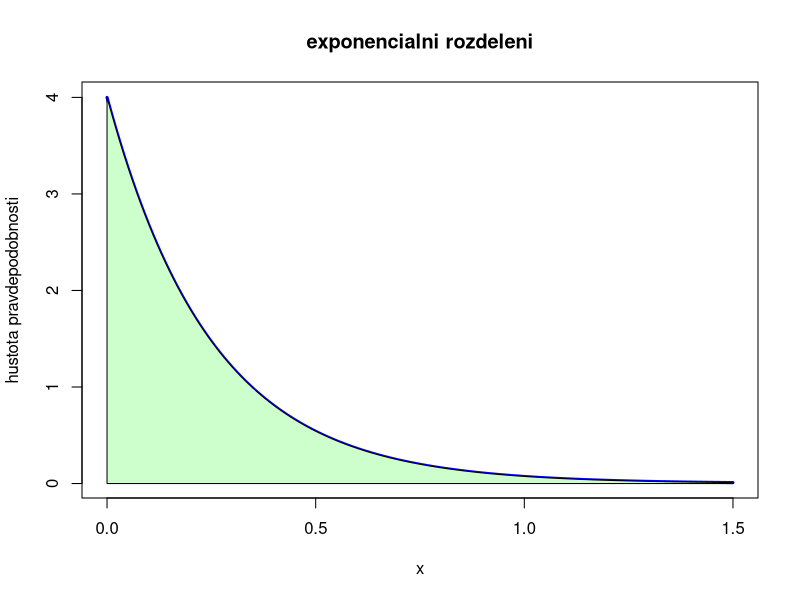
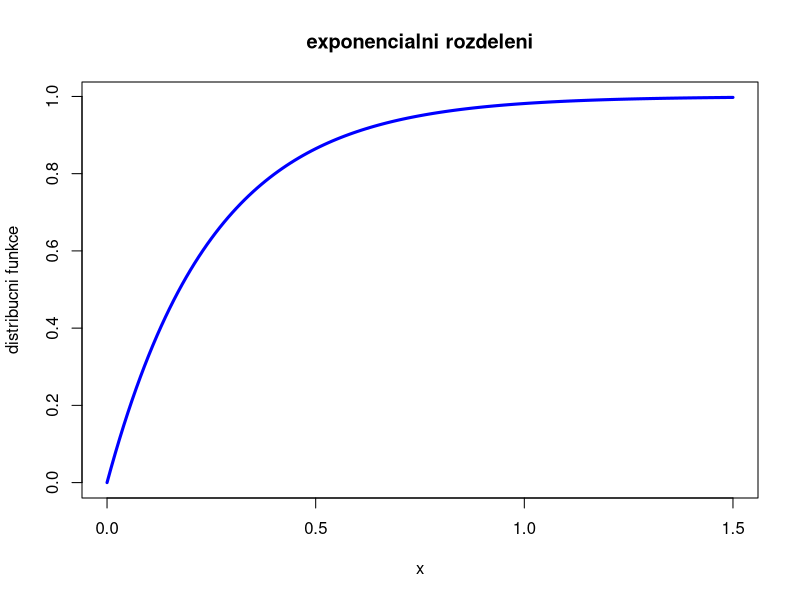

Write the R code that produced these figures, in order.
# Priklad 6

lambda <- 4

# pravy konec intervalu hodnot x nutno vhodne upravovat
x <- seq (0, 1.5, by = 0.01)
titulek <- "exponencialni rozdeleni"

# hustota pravdepodobnosti
hustota <- dexp (x, rate = lambda)

# hustotu graficky zobrazujeme jako krivku
plot (x, hustota, type = "l", col = "blue", lwd = 3, ylab = "hustota pravdepodobnosti", main = titulek)

# pravdepodobnost je dana plochou pod grafem hustoty pravdepodobnosti
# v R se ploch kresli jako vybarveny mnohouhelnik
polygon (c(min (x), x, max(x)), c(0, hustota, 0), col = "#CCFFCC")

# distribucni funkce je spojita, 
#	graficky ji zobrazujeme jako krivku
distribucni <- pexp (x, rate = lambda)
plot (x, distribucni, type = "l", col = "blue", lwd = 3, ylab = "distribucni funkce", main = titulek)

# (A)
pexp (1/4, rate = lambda)

# (B)
pexp (1.5, rate = lambda) - pexp (1/2, rate = lambda)

